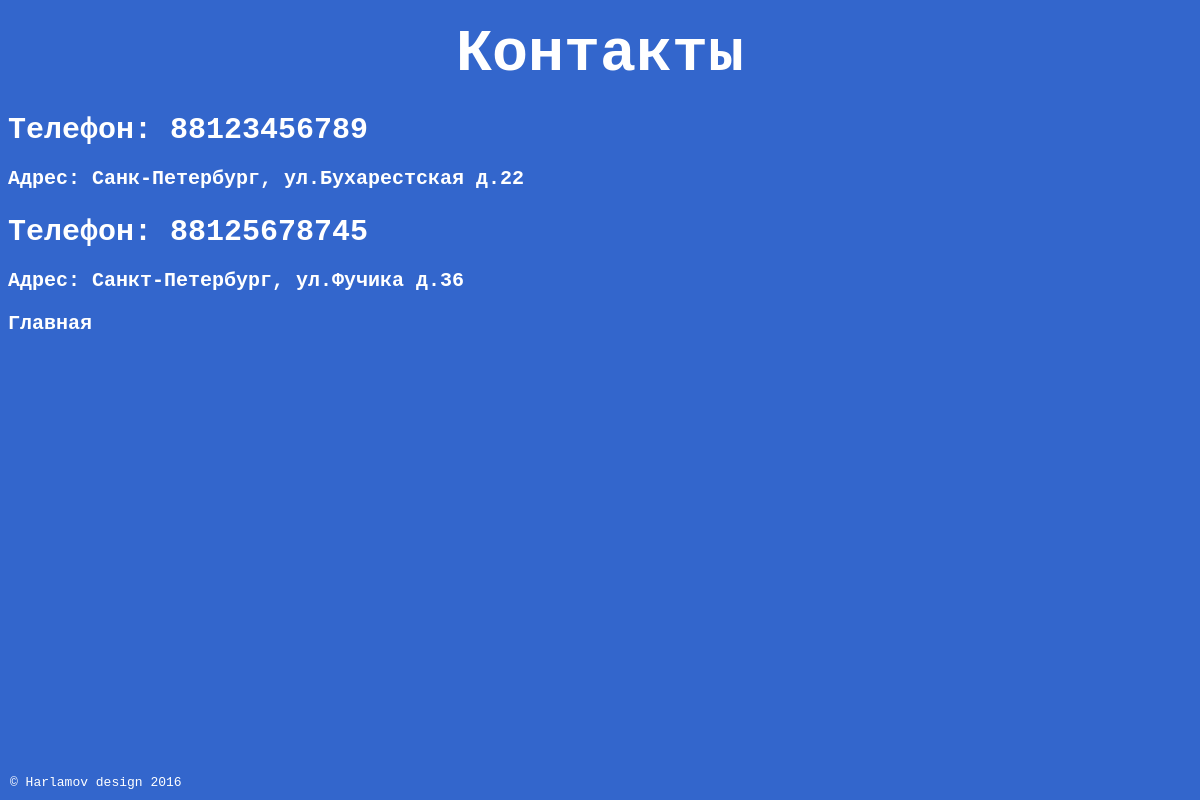
/contacts.php, run on the app's committed database.
### tables this page shows
CREATE TABLE IF NOT EXISTS `info` (
  `id` int(11) NOT NULL AUTO_INCREMENT,
  `phone` varchar(11) NOT NULL,
  `adress` varchar(100) NOT NULL,
  PRIMARY KEY (`id`),
  UNIQUE KEY `id` (`id`)
);

### contacts.php (the view, shortened to what this page needs)
<!DOCTYPE HTML>
<html>
<head>
</head>
<link rel="stylesheet" type="text/css" href="static/css/style.css">
<body>
<h1 align='center'>Контакты</h1>
<?php
$result = mysql_query("SELECT * FROM info");
while($row = mysql_fetch_array($result))
{?>
<h2 align="left">Телефон: <?php echo $row['phone'].'<br>' ?></h2>
<h3 align="left">Адрес: <?php echo $row['adress'].'<br>'?></h3>
<?php }?>
<h3><a href = 'http://localhost/harlamov_dmitriy/index.php'>Главная</a></h3>
<footer>
   		&copy; Harlamov design 2016
</footer>
</body>
</html>

### static/css/style.css (style rules this page uses)
body { background:#3366CC; }
h1 { font-family: monospace; color: white; font-size: 60px; margin-top:20px; margin-bottom:20px; }
h2 { font-family: monospace; color: white; font-size: 30px; margin-bottom:20px; }
h3 { font-family: monospace; color: white; font-size: 20px; margin-bottom:0px; }
a { color: white; text-decoration: none }
footer { position: fixed ; left: 0; bottom: 0; padding: 10px; background: #3366CC; font-family: monospace; color: white; width: 100%; }

### data on the page
info: phone "88123456789", adress "Санк-Петербург, ул.Бухарестская д.22"
info: phone "88125678745", adress "Санкт-Петербург, ул.Фучика д.36"
